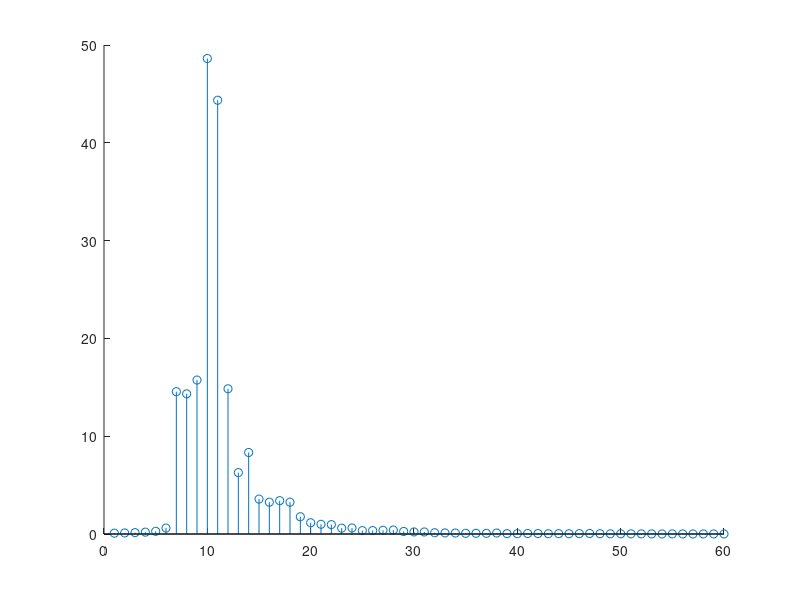

Source code (MATLAB):
load('loss');
frequencyResponse = [];

bandwidth_measure = 400e6;
step = 201;

max_x = length(data);
max_y = length(data{1});
max_z = length(data{1}{1});

for x=1:max_x
   for y=1:max_y
       for z=1:max_z
           frequencyResponse = [frequencyResponse abs(mean(data{x}{y}{z}{1}{1}{1}))];
       end
   end
end

impulseTest =[];
for x=1:max_x
   for y=1:max_y
       for z=1:max_z
           impulseTest = [impulseTest abs(mean(ifft(data{x}{y}{z}{1}{1}{1})))];
       end
   end
end

%Fit distribution
[param, ~] = mle(frequencyResponse,'distribution','rician');
%cf Wikipedia http://en.wikipedia.org/wiki/
%param(1) = s
%param(2) = sigma
param(2)

A = param(1)^2 + 2*param(2)^2
K = param(1)^2/(2*param(2)^2)


%% Rice factor variation in function of delay
B = [];
for i=1:50:200
    
    impulseResponse = [];
    for x=1:max_x
       for y=1:max_y
           for z=1:max_z
               ifft_tmp = ifft(abs(data{x}{y}{z}{1}{1}{1}(i)));
               impulseResponse = [impulseResponse ifft_tmp];
           end
       end
    end
    B = [B mle(impulseResponse,'distribution','rayleigh')];
end


x=0:20e-4/100:20e-4;
for i=1:1:length(B)
   
   i_tmp = i;
   ray = raylpdf(x,B(i));
   %plot(x,ray);
   
   color=[0 0 1;0 0.500000000000000 0;1 0 0;0 0.750000000000000 0.750000000000000;0.750000000000000 0 0.750000000000000;0.750000000000000 0.750000000000000 0;0.250000000000000 0.250000000000000 0.250000000000000];
   if i_tmp > length(color)
       i_tmp = i_tmp - floor((i_tmp-1)/length(color))*length(color);
   end
   %plot(x,ray,'Color',color(i_tmp,:),'DisplayName',num2str(i));
   hold all;

end

%% Power Delay Profile (PDP)
%frequency = zeros(1,length(data{max_x}{max_y}{max_z}{1}{1}{1}));
PDP = zeros(1,length(data{max_x}{max_y}{max_z}{1}{1}{1}));

for x=1:max_x
   for y=1:max_y
       for z=1:max_z
           impulseResponse = ifft(data{x}{y}{z}{1}{1}{1});
           PDP = PDP + abs(impulseResponse.^2);
           %frequencyResponse = frequencyResponse + abs(data{x}{y}{z}{1}{1}{1}.^2);
       end
   end
end

PDP = PDP/(max_x*max_y*max_z);
PDP_t = sum(PDP);

stem(PDP(1:60).*1e8);

%% Delay Spread
t = 0:1/bandwidth_measure:(step-1)/bandwidth_measure;
t_m = 1/PDP_t*sum(t.*PDP);
delay_spread = sqrt(1/PDP_t*sum(t.^2.*PDP)-t_m^2)

%% Coherence distance
delta_fc = 1/(2*pi*delay_spread)
